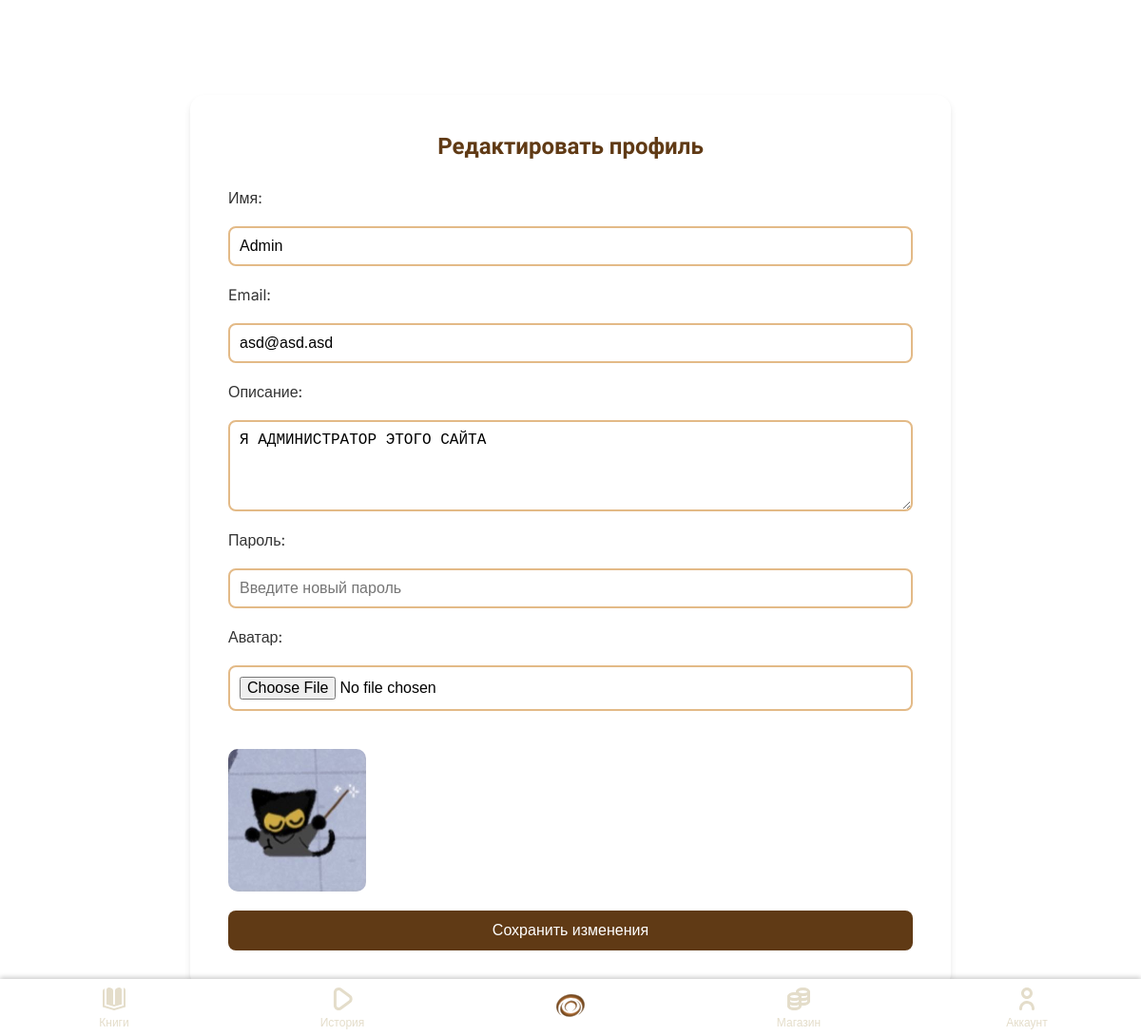
The page /editing.php (signed in) on the database its author committed.
### tables this page shows
CREATE TABLE `users` (
  `id` int NOT NULL,
  `created_at` timestamp NOT NULL DEFAULT CURRENT_TIMESTAMP,
  `name` varchar(100) NOT NULL,
  `email` varchar(100) NOT NULL,
  `description` text,
  `date_birthday` varchar(20) DEFAULT NULL,
  `password` varchar(100) NOT NULL,
  `img_url` text,
  `background_img_url` varchar(255) DEFAULT NULL,
  `role` enum('user','admin') NOT NULL DEFAULT 'user'
);

### editing.php (the view, shortened to what this page needs)
<?php
require_once 'config.php';
$user_id = $_SESSION['user_id'];
$sql = "SELECT * FROM users WHERE id = ?";
$stmt = $conn->prepare($sql);
$stmt->bind_param("i", $user_id);
$stmt->execute();
$result = $stmt->get_result();
$user = $result->fetch_assoc();
?>
<!DOCTYPE html>
<html lang="ru">
<head>
    <link rel="stylesheet" href="./fonts/fonts.css">
    <link rel="stylesheet" href="./css/style_editing.css">
    <link rel="stylesheet" href="./assets/style_header.css">
</head>
<body>
    <div class="bottom-nav">
        <a href="./book.php" class="nav-item">
            <img src="./image/book-icon.svg" alt="Книги">
            <span>Книги</span>
        </a>
        <a href="./story.php" class="nav-item">
            <img src="./image/story-icon.svg" alt="История">
            <span>История</span>
        </a>
        <a href="./index.php" class="nav-item logo-center">
            <img src="./image/logo.svg" alt="Логотип">
        </a>
        <a href="./shop.php" class="nav-item">
            <img src="./image/shop-icon.svg" alt="Магазин">
            <span>Магазин</span>
        </a>
        <a href="./account.php" class="nav-item">
            <img src="./image/account-icon.svg" alt="Аккаунт">
            <span>Аккаунт</span>
        </a>
    </div>
    <section class="edit-profile">
        <h2>Редактировать профиль</h2>
        <div class="edit-profile-content">
            <form action="editing.php" method="POST" enctype="multipart/form-data">
                <label for="username">Имя:</label>
                <input type="text" id="username" name="username" value="<?= htmlspecialchars($user['name']); ?>">
                <label for="email">Email:</label>
                <input type="email" id="email" name="email" value="<?= htmlspecialchars($user['email']); ?>">
                <label for="description">Описание:</label>
                <textarea id="description" name="description" rows="4" placeholder="Введите описание"><?= htmlspecialchars($user['description']); ?></textarea>
                <label for="password">Пароль:</label>
                <input type="password" id="password" name="password" placeholder="Введите новый пароль">
                <label for="avatar">Аватар:</label>
                <input type="file" id="avatar" name="avatar" accept="image/*">
                <div class="image-preview">
                    <?php if ($user['img_url']): ?>
                        <img src="<?= htmlspecialchars($user['img_url']); ?>" alt="Предварительный просмотр аватара">
                    <?php endif; ?>
                </div>
                <button type="submit" class="save-btn">Сохранить изменения</button>
            </form>
        </div>
    </section>
</body>
</html>

### css/style_editing.css (style rules this page uses)
* { box-sizing: border-box; margin: 0; padding: 0; }
body { font-family: 'Inter', sans-serif; display: flex; flex-direction: column; min-height: 100vh; }
h1, h2, h3, h4, h5, h6 { font-family: 'Mak', sans-serif; }
.edit-profile { background-color: #fff; padding: 40px; border-radius: 15px; box-shadow: 0 4px 6px rgba(0, 0, 0, 0.1); width: 100%; max-width: 800px; margin: 0 auto 50px; margin-top: 100px; }
.edit-profile h2 { font-family: 'Mak', sans-serif; font-weight: bold; text-align: center; margin-bottom: 30px; color: #603A15; }
.edit-profile form { display: flex; flex-direction: column; gap: 20px; }
.edit-profile label { font-size: 16px; color: #333; }
.edit-profile input[type="text"], .edit-profile input[type="email"], .edit-profile input[type="password"], .edit-profile input[type="file"], .edit-profile textarea { width: 100%; padding: 10px; border: 2px solid #E3BA87; border-radius: 8px; font-size: 16px; }
.edit-profile textarea { resize: vertical; }
.image-preview { margin-top: 10px; }
.image-preview img { max-width: 150px; max-height: 150px; border-radius: 10px; display: block; margin-top: 10px; }
.save-btn, .cancel-btn { padding: 12px 20px; font-size: 16px; border: none; border-radius: 8px; cursor: pointer; transition: background-color 0.3s; }
.save-btn { background-color: #603A15; color: #fff; }
.bottom-nav { position: fixed; bottom: 0; left: 0; width: 100%; height: 60px; background-color: #fff; display: flex; justify-content: space-around; align-items: center; z-index: 9999; border-top: 1px solid #ffffffbe; box-shadow: 0 -2px 5px rgba(0, 0, 0, 0.2); }
.nav-item { flex: 1; text-align: center; color: #E4DDCA; font-size: 12px; text-decoration: none; }
.nav-item img { height: 24px; margin-bottom: 5px; }
.logo-center img { height: 36px; }
@media (min-width: 1025px) { .bottom-nav { display: none; } }

### assets/style_header.css (style rules this page uses)
.logo-center img { height: 36px; }
.bottom-nav { position: fixed; bottom: 0; left: 0; width: 100%; height: 60px; background-color: #fff; display: flex; justify-content: space-around; align-items: center; z-index: 9999; border-top: 1px solid #ffffffbe; box-shadow: 0 -2px 5px rgba(0, 0, 0, 0.2); }
.nav-item { flex: 1; text-align: center; color: #E4DDCA; font-size: 12px; text-decoration: none; display: flex; flex-direction: column; align-items: center; }
.nav-item img { height: 24px; margin-bottom: 5px; }
@media (max-width: 1340px) { .bottom-nav { display: flex; } }

### rows shown on the page
users: username "Admin", email "asd@asd.asd", description "Я АДМИНИСТРАТОР ЭТОГО САЙТА", img_url (picture)
